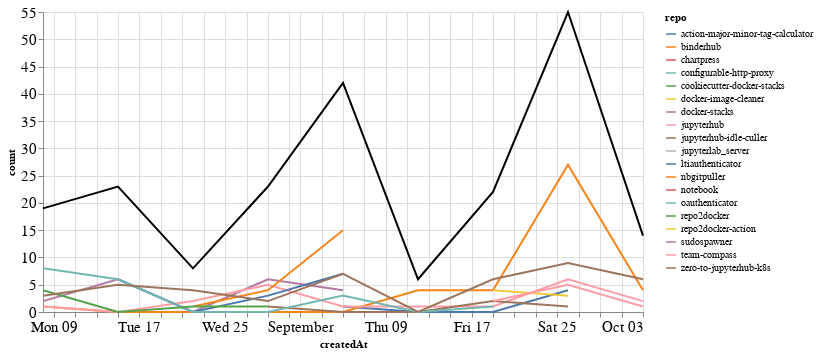

The code cell stored with this chart in its notebook:
### Markdown cell above
### Comments

### Code cell
comments_time = comments.groupby('repo').resample('W', on='createdAt').count()['author'].reset_index()
comments_time = comments_time.rename(columns={'author': 'count'})
comments_time_total = comments_time.groupby('createdAt').agg({"count": "sum"}).reset_index()
ch1 = alt.Chart(comments_time, width=600).mark_line().encode(
    x='createdAt',
    y='count',
    color='repo',
    tooltip="repo"
)

ch2 = alt.Chart(comments_time_total, width=600).mark_line(color="black").encode(
    x='createdAt',
    y='count',
)

ch1 + ch2

### Figure 1 — Vega-Lite specification as saved in the notebook (floating-point values rounded to 4 significant figures)
{"config": {"axisLeft": {"labelFontSize": 15}, "axisBottom": {"labelFontSize": 15}}, "layer": [{"data": {"name": "data-6e4fabb4eb2a51b42ca41ee69245776f"}, "mark": "line", "encoding": {"color": {"type": "nominal", "field": "repo"}, "tooltip": {"type": "nominal", "field": "repo"}, "x": {"type": "temporal", "field": "createdAt"}, "y": {"type": "quantitative", "field": "count"}}, "width": 600}, {"data": {"name": "data-57f97da1f3207b2bf72decb87e743437"}, "mark": {"type": "line", "color": "black"}, "encoding": {"x": {"type": "temporal", "field": "createdAt"}, "y": {"type": "quantitative", "field": "count"}}, "width": 600}], "$schema": "https://vega.github.io/schema/vega-lite/v4.8.1.json", "datasets": {"data-6e4fabb4eb2a51b42ca41ee69245776f": [{"repo": "action-major-minor-tag-calculator", "createdAt": "2021-09-05T00:00:00", "count": 1}, {"repo": "action-major-minor-tag-calculator", "createdAt": "2021-09-12T00:00:00", "count": 0}, {"repo": "action-major-minor-tag-calculator", "createdAt": "2021-09-19T00:00:00", "count": 0}, {"repo": "action-major-minor-tag-calculator", "createdAt": "2021-09-26T00:00:00", "count": 4}, {"repo": "binderhub", "createdAt": "2021-08-08T00:00:00", "count": 1}, {"repo": "binderhub", "createdAt": "2021-08-15T00:00:00", "count": 0}, {"repo": "binderhub", "createdAt": "2021-08-22T00:00:00", "count": 0}, {"repo": "binderhub", "createdAt": "2021-08-29T00:00:00", "count": 0}, {"repo": "binderhub", "createdAt": "2021-09-05T00:00:00", "count": 0}, {"repo": "binderhub", "createdAt": "2021-09-12T00:00:00", "count": 4}, {"repo": "binderhub", "createdAt": "2021-09-19T00:00:00", "count": 4}, {"repo": "binderhub", "createdAt": "2021-09-26T00:00:00", "count": 27}, {"repo": "binderhub", "createdAt": "2021-10-03T00:00:00", "count": 4}, {"repo": "chartpress", "createdAt": "2021-09-05T00:00:00", "count": 2}, {"repo": "configurable-http-proxy", "createdAt": "2021-09-19T00:00:00", "count": 2}, {"repo": "cookiecutter-docker-stacks", "createdAt": "2021-09-05T00:00:00", "count": 1}, {"repo": "docker-image-cleaner", "createdAt": "2021-09-19T00:00:00", "count": 4}, {"repo": "docker-image-cleaner", "createdAt": "2021-09-26T00:00:00", "count": 3}, {"repo": "docker-stacks", "createdAt": "2021-08-08T00:00:00", "count": 2}, {"repo": "docker-stacks", "createdAt": "2021-08-15T00:00:00", "count": 6}, {"repo": "docker-stacks", "createdAt": "2021-08-22T00:00:00", "count": 0}, {"repo": "docker-stacks", "createdAt": "2021-08-29T00:00:00", "count": 6}, {"repo": "docker-stacks", "createdAt": "2021-09-05T00:00:00", "count": 4}, {"repo": "jupyterhub", "createdAt": "2021-08-08T00:00:00", "count": 1}, {"repo": "jupyterhub", "createdAt": "2021-08-15T00:00:00", "count": 0}, {"repo": "jupyterhub", "createdAt": "2021-08-22T00:00:00", "count": 2}, {"repo": "jupyterhub", "createdAt": "2021-08-29T00:00:00", "count": 5}, {"repo": "jupyterhub", "createdAt": "2021-09-05T00:00:00", "count": 1}, {"repo": "jupyterhub", "createdAt": "2021-09-12T00:00:00", "count": 1}, {"repo": "jupyterhub", "createdAt": "2021-09-19T00:00:00", "count": 1}, {"repo": "jupyterhub", "createdAt": "2021-09-26T00:00:00", "count": 6}, {"repo": "jupyterhub", "createdAt": "2021-10-03T00:00:00", "count": 2}, {"repo": "jupyterhub-idle-culler", "createdAt": "2021-08-29T00:00:00", "count": 1}, {"repo": "jupyterhub-idle-culler", "createdAt": "2021-09-05T00:00:00", "count": 0}, {"repo": "jupyterhub-idle-culler", "createdAt": "2021-09-12T00:00:00", "count": 0}, {"repo": "jupyterhub-idle-culler", "createdAt": "2021-09-19T00:00:00", "count": 2}, {"repo": "jupyterhub-idle-culler", "createdAt": "2021-09-26T00:00:00", "count": 1}, {"repo": "jupyterlab_server", "createdAt": "2021-10-03T00:00:00", "count": 1}, {"repo": "ltiauthenticator", "createdAt": "2021-08-15T00:00:00", "count": 6}, {"repo": "ltiauthenticator", "createdAt": "2021-08-22T00:00:00", "count": 0}, {"repo": "ltiauthenticator", "createdAt": "2021-08-29T00:00:00", "count": 3}, {"repo": "ltiauthenticator", "createdAt": "2021-09-05T00:00:00", "count": 7}, {"repo": "nbgitpuller", "createdAt": "2021-08-22T00:00:00", "count": 1}, {"repo": "nbgitpuller", "createdAt": "2021-08-29T00:00:00", "count": 4}, {"repo": "nbgitpuller", "createdAt": "2021-09-05T00:00:00", "count": 15}, {"repo": "notebook", "createdAt": "2021-08-29T00:00:00", "count": 1}, {"repo": "oauthenticator", "createdAt": "2021-08-08T00:00:00", "count": 8}, {"repo": "oauthenticator", "createdAt": "2021-08-15T00:00:00", "count": 6}, {"repo": "oauthenticator", "createdAt": "2021-08-22T00:00:00", "count": 0}, {"repo": "oauthenticator", "createdAt": "2021-08-29T00:00:00", "count": 0}, {"repo": "oauthenticator", "createdAt": "2021-09-05T00:00:00", "count": 3}, {"repo": "oauthenticator", "createdAt": "2021-09-12T00:00:00", "count": 0}, {"repo": "oauthenticator", "createdAt": "2021-09-19T00:00:00", "count": 1}, {"repo": "repo2docker", "createdAt": "2021-08-08T00:00:00", "count": 4}, {"repo": "repo2docker", "createdAt": "2021-08-15T00:00:00", "count": 0}, {"repo": "repo2docker", "createdAt": "2021-08-22T00:00:00", "count": 1}, {"repo": "repo2docker", "createdAt": "2021-08-29T00:00:00", "count": 1}, {"repo": "repo2docker-action", "createdAt": "2021-09-05T00:00:00", "count": 1}, {"repo": "sudospawner", "createdAt": "2021-09-12T00:00:00", "count": 1}, {"repo": "team-compass", "createdAt": "2021-09-19T00:00:00", "count": 2}, {"repo": "team-compass", "createdAt": "2021-09-26T00:00:00", "count": 5}, {"repo": "team-compass", "createdAt": "2021-10-03T00:00:00", "count": 1}, {"repo": "zero-to-jupyterhub-k8s", "createdAt": "2021-08-08T00:00:00", "count": 3}, {"repo": "zero-to-jupyterhub-k8s", "createdAt": "2021-08-15T00:00:00", "count": 5}, {"repo": "zero-to-jupyterhub-k8s", "createdAt": "2021-08-22T00:00:00", "count": 4}, {"repo": "zero-to-jupyterhub-k8s", "createdAt": "2021-08-29T00:00:00", "count": 2}, {"repo": "zero-to-jupyterhub-k8s", "createdAt": "2021-09-05T00:00:00", "count": 7}, {"repo": "zero-to-jupyterhub-k8s", "createdAt": "2021-09-12T00:00:00", "count": 0}, {"repo": "zero-to-jupyterhub-k8s", "createdAt": "2021-09-19T00:00:00", "count": 6}, {"repo": "zero-to-jupyterhub-k8s", "createdAt": "2021-09-26T00:00:00", "count": 9}, {"repo": "zero-to-jupyterhub-k8s", "createdAt": "2021-10-03T00:00:00", "count": 6}], "data-57f97da1f3207b2bf72decb87e743437": [{"createdAt": "2021-08-08T00:00:00", "count": 19}, {"createdAt": "2021-08-15T00:00:00", "count": 23}, {"createdAt": "2021-08-22T00:00:00", "count": 8}, {"createdAt": "2021-08-29T00:00:00", "count": 23}, {"createdAt": "2021-09-05T00:00:00", "count": 42}, {"createdAt": "2021-09-12T00:00:00", "count": 6}, {"createdAt": "2021-09-19T00:00:00", "count": 22}, {"createdAt": "2021-09-26T00:00:00", "count": 55}, {"createdAt": "2021-10-03T00:00:00", "count": 14}]}}
